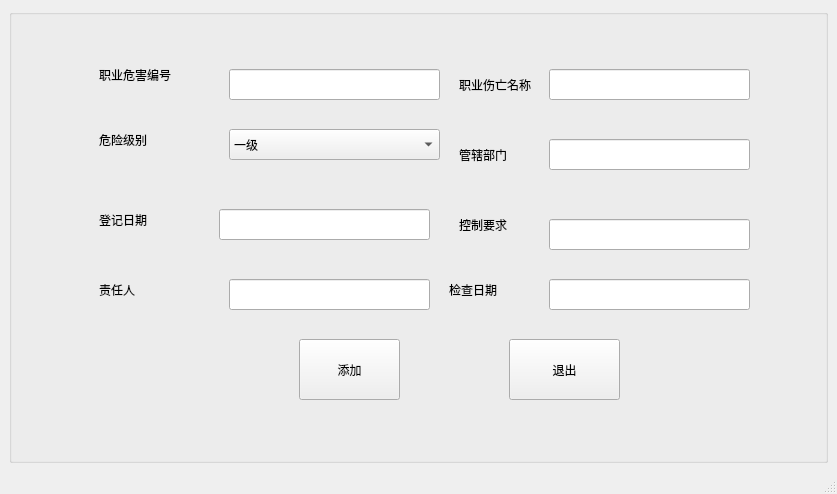
<?xml version="1.0" encoding="UTF-8"?>
<ui version="4.0">
 <class>zhiyeweihaixinxitianjia</class>
 <widget class="QMainWindow" name="zhiyeweihaixinxitianjia">
  <property name="geometry">
   <rect>
    <x>0</x>
    <y>0</y>
    <width>837</width>
    <height>494</height>
   </rect>
  </property>
  <property name="windowTitle">
   <string>职业危害信息添加</string>
  </property>
  <widget class="QWidget" name="centralwidget">
   <layout class="QGridLayout" name="gridLayout">
    <item row="0" column="1">
     <widget class="QGroupBox" name="groupBox">
      <property name="title">
       <string/>
      </property>
      <widget class="QLabel" name="label">
       <property name="geometry">
        <rect>
         <x>90</x>
         <y>50</y>
         <width>81</width>
         <height>31</height>
        </rect>
       </property>
       <property name="text">
        <string>职业危害编号</string>
       </property>
      </widget>
      <widget class="QLabel" name="label_2">
       <property name="geometry">
        <rect>
         <x>450</x>
         <y>60</y>
         <width>81</width>
         <height>31</height>
        </rect>
       </property>
       <property name="text">
        <string>职业伤亡名称</string>
       </property>
      </widget>
      <widget class="QLabel" name="label_5">
       <property name="geometry">
        <rect>
         <x>90</x>
         <y>110</y>
         <width>81</width>
         <height>41</height>
        </rect>
       </property>
       <property name="text">
        <string>危险级别</string>
       </property>
      </widget>
      <widget class="QLabel" name="label_6">
       <property name="geometry">
        <rect>
         <x>450</x>
         <y>130</y>
         <width>81</width>
         <height>31</height>
        </rect>
       </property>
       <property name="text">
        <string>管辖部门</string>
       </property>
      </widget>
      <widget class="QLabel" name="label_7">
       <property name="geometry">
        <rect>
         <x>90</x>
         <y>190</y>
         <width>91</width>
         <height>41</height>
        </rect>
       </property>
       <property name="text">
        <string>登记日期</string>
       </property>
      </widget>
      <widget class="QLabel" name="label_8">
       <property name="geometry">
        <rect>
         <x>450</x>
         <y>200</y>
         <width>81</width>
         <height>31</height>
        </rect>
       </property>
       <property name="text">
        <string>控制要求</string>
       </property>
      </widget>
      <widget class="QLineEdit" name="lineEdit_id">
       <property name="geometry">
        <rect>
         <x>220</x>
         <y>60</y>
         <width>211</width>
         <height>31</height>
        </rect>
       </property>
      </widget>
      <widget class="QLineEdit" name="lineEdit_telephone">
       <property name="geometry">
        <rect>
         <x>210</x>
         <y>200</y>
         <width>211</width>
         <height>31</height>
        </rect>
       </property>
      </widget>
      <widget class="QLineEdit" name="lineEdit_zerenren">
       <property name="geometry">
        <rect>
         <x>220</x>
         <y>270</y>
         <width>201</width>
         <height>31</height>
        </rect>
       </property>
      </widget>
      <widget class="QLineEdit" name="lineEdit_jianchariqi">
       <property name="geometry">
        <rect>
         <x>540</x>
         <y>270</y>
         <width>201</width>
         <height>31</height>
        </rect>
       </property>
      </widget>
      <widget class="QLineEdit" name="lineEdit_kongzhiyaoqiu">
       <property name="geometry">
        <rect>
         <x>540</x>
         <y>210</y>
         <width>201</width>
         <height>31</height>
        </rect>
       </property>
      </widget>
      <widget class="QComboBox" name="comboBox_weixian">
       <property name="geometry">
        <rect>
         <x>220</x>
         <y>120</y>
         <width>211</width>
         <height>31</height>
        </rect>
       </property>
       <item>
        <property name="text">
         <string>一级</string>
        </property>
       </item>
       <item>
        <property name="text">
         <string>二级</string>
        </property>
       </item>
       <item>
        <property name="text">
         <string>三级</string>
        </property>
       </item>
      </widget>
      <widget class="QLineEdit" name="lineEdit_bumen">
       <property name="geometry">
        <rect>
         <x>540</x>
         <y>130</y>
         <width>201</width>
         <height>31</height>
        </rect>
       </property>
      </widget>
      <widget class="QLabel" name="label_11">
       <property name="geometry">
        <rect>
         <x>90</x>
         <y>260</y>
         <width>81</width>
         <height>41</height>
        </rect>
       </property>
       <property name="text">
        <string>责任人</string>
       </property>
      </widget>
      <widget class="QLabel" name="label_12">
       <property name="geometry">
        <rect>
         <x>440</x>
         <y>260</y>
         <width>81</width>
         <height>41</height>
        </rect>
       </property>
       <property name="text">
        <string>检查日期</string>
       </property>
      </widget>
      <widget class="QLineEdit" name="lineEdit_name">
       <property name="geometry">
        <rect>
         <x>540</x>
         <y>60</y>
         <width>201</width>
         <height>31</height>
        </rect>
       </property>
      </widget>
      <widget class="QPushButton" name="pushButton_add">
       <property name="geometry">
        <rect>
         <x>290</x>
         <y>330</y>
         <width>101</width>
         <height>61</height>
        </rect>
       </property>
       <property name="text">
        <string>添加</string>
       </property>
       <property name="icon">
        <iconset>
         <normaloff>图标/new.ico</normaloff>图标/new.ico</iconset>
       </property>
      </widget>
      <widget class="QPushButton" name="pushButton_exit">
       <property name="geometry">
        <rect>
         <x>500</x>
         <y>330</y>
         <width>111</width>
         <height>61</height>
        </rect>
       </property>
       <property name="text">
        <string>退出</string>
       </property>
       <property name="icon">
        <iconset>
         <normaloff>图标/down.ico</normaloff>图标/down.ico</iconset>
       </property>
      </widget>
     </widget>
    </item>
   </layout>
  </widget>
  <widget class="QMenuBar" name="menubar">
   <property name="geometry">
    <rect>
     <x>0</x>
     <y>0</y>
     <width>837</width>
     <height>23</height>
    </rect>
   </property>
  </widget>
  <widget class="QStatusBar" name="statusbar"/>
 </widget>
 <resources/>
 <connections/>
</ui>
